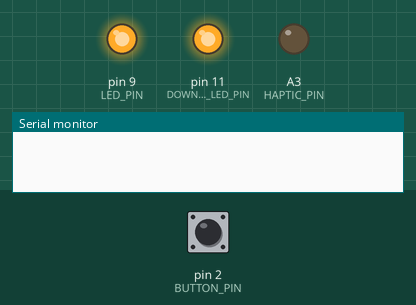
Recording of a sketch running on a simulated Arduino Uno, built with avr-gcc and run on an emulated ATmega328P. On the bench: output pins drawn as LEDs (lit = HIGH), the last lines printed to the serial monitor. Dashed ring = blinking. The test bench sets the inputs (shaded band); at power-on: pin 2 (BUTTON_PIN) LOW.

Above: at 1.2 s.
1.3 s: pin 2 (BUTTON_PIN) pulled HIGH for 0.15 s
At 1.9 s:
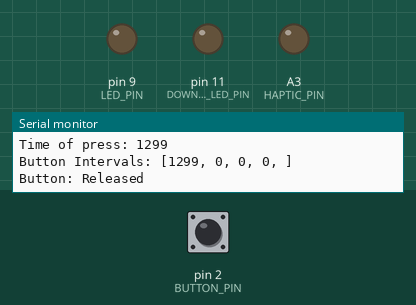
2.9 s: pin 2 (BUTTON_PIN) pulsed HIGH 5 times (0.12 s each, 0.3 s apart)
At 3.69 s:
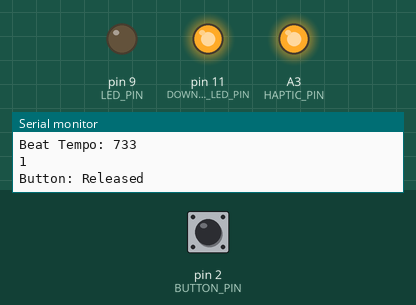
5.9 s: pin 2 (BUTTON_PIN) pulsed HIGH 2 times (0.12 s each, 0.3 s apart)
At 7.19 s:
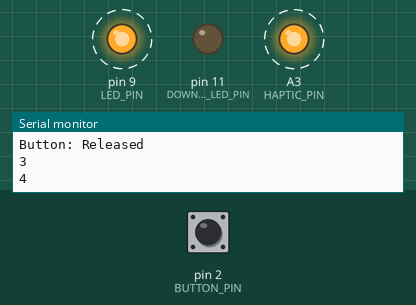
9.5 s: pin 2 (BUTTON_PIN) pulled HIGH for 1 s
Timing chart, 0 to 12.5 s (numbered marks = the images above; inputs shaded):
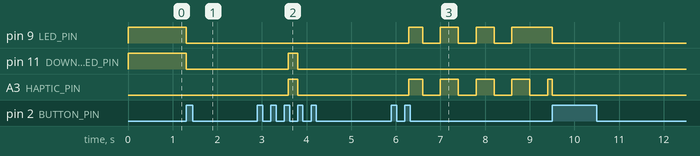

The sketch:

metronome.ino
```cpp
// PINS
const int HAPTIC_PIN = A3;
const int DOWNBEAT_LED_PIN = 11;
const int LED_PIN = 9;
const int BUTTON_PIN = 2;

unsigned long lastMillis;

bool initialized = true; // device just started

// Button State Management
int buttonPushCounter = 0;                  // counter for the number of button presses
int buttonState;                            // current state of the button
int lastButtonState = LOW;                  // previous state of the button
unsigned long lastButtonStateIntervals[4] = {0, 0, 0, 0};  // the time interval between each button press

/* Metronome State Management
   States:
   0 - off / deactivated
   1 - on / activated
*/
int metronomeState = 0;
int metronomeBeat = LOW;
unsigned long metronomeBeatTempo; // the average time between each beat
unsigned long previousMillis = 0;
int metronomeBeatCounter = 0;

void setup() {
  Serial.begin(9600);

  pinMode(DOWNBEAT_LED_PIN, OUTPUT);
  pinMode(LED_PIN, OUTPUT);
  pinMode(HAPTIC_PIN, OUTPUT);
  pinMode(BUTTON_PIN, INPUT);

  lastMillis = millis();
}

void loop() {
  unsigned long currentMillis = millis();
  int elapsed = millis() - lastMillis;

  buttonState = digitalRead(BUTTON_PIN);

  // compare the buttonState to its previous state
  if (buttonState != lastButtonState) {
    // once button is pushed, deviced is no longer in initial state
    if (initialized == true) {
      initialized = false;
    }
    if (buttonState == HIGH) {
      // if the current state is HIGH then the button went from off to on:

      // reset data and disable metronome if this is the first of 4 pushes
      if (buttonPushCounter == 0) {
        resetIntervals();
        metronomeBeatTempo = 0;
        metronomeState = false;
        metronomeBeat = LOW;

        digitalWrite(LED_PIN, metronomeBeat);
        digitalWrite(DOWNBEAT_LED_PIN, metronomeBeat);
        digitalWrite(HAPTIC_PIN, metronomeBeat);
      }

      // track button pushes
      buttonPushCounter++;

      // record the time that elapsed since the previous push
      lastButtonStateIntervals[buttonPushCounter - 1] = millis();

      Serial.println("Button: Pushed");
      Serial.print("Number of button pushes: ");
      Serial.println(buttonPushCounter);
      Serial.print("Time of press: ");
      Serial.println(millis());
      Serial.print("Button Intervals: [");
      for (byte i = 0; i < 4; i++) {
        Serial.print(lastButtonStateIntervals[i]);
        Serial.print(", ");
      }
      Serial.println("]");
    } else {
      // if the current state is LOW then the button went from on to off:
      Serial.println("Button: Released");
    }

    // Delay a little bit to avoid bouncing
    // TODO: replace with a millis check
    delay(25);
  }
  // save the current state as the last state, for next time through the loop
  lastButtonState = buttonState;

  if (initialized) {
    // set initial state behaviour if button has not been pushed since being powered on
    digitalWrite(LED_PIN, HIGH);
    digitalWrite(DOWNBEAT_LED_PIN, HIGH);
  } else {
    // turns on the LED every four button pushes by checking the modulo of the
    // button push counter. the modulo function gives you the remainder of the
    // division of two numbers:
    if (buttonPushCounter == 4) {
      // calculate and average intervals
        unsigned long intervalSum = 0;
        for (byte i = 1; i < 4; i++) {
          intervalSum += lastButtonStateIntervals[i] - lastButtonStateIntervals[i - 1];
        }
        // calculate the average tempo
        metronomeBeatTempo = intervalSum / 3;
        // initialize metronome
        metronomeState = true;

        Serial.print("Interval Sum: ");
        Serial.println(intervalSum);
        Serial.print("Beat Tempo: ");
        Serial.println(metronomeBeatTempo);

        // Reset counter
        buttonPushCounter = 0; // reset button counter

    } else {
      // digitalWrite(LED_PIN, LOW);
    }

    if (metronomeState == true) {

      if (currentMillis - previousMillis >= (metronomeBeatTempo / 2)) {
        // keep track of beat counts to denote the downbeat
        metronomeBeatCounter++;

        // save the last time you blinked the LED
        previousMillis = currentMillis;

        // if the LED is off turn it on and vice-versa:
        metronomeBeat = metronomeBeat == LOW ? HIGH : LOW;

        // set the LED with the ledState of the variable:
        if (metronomeBeatCounter == 1) {
          digitalWrite(DOWNBEAT_LED_PIN, metronomeBeat);
        } else {
          digitalWrite(LED_PIN, metronomeBeat);
        }
        digitalWrite(HAPTIC_PIN, metronomeBeat);

        Serial.println(metronomeBeatCounter);
          if (metronomeBeatCounter == 8) {
            metronomeBeatCounter = 0;
          }


      }
    }
  }

  lastMillis = millis();
}

void resetIntervals() {
  for (byte i = 0; i < 4; i++) {
    lastButtonStateIntervals[i] = 0;
  }
}
```

Measured:
- after the input at 1.3 s, pin 9 (LED_PIN), pin 11 (DOWNBEAT_LED_PIN): HIGH → LOW at once
- after the input at 2.9 s, pin 11 (DOWNBEAT_LED_PIN), A3 (HAPTIC_PIN): LOW → HIGH after 0.69 s, → LOW 0.21 s later
- after the input at 5.9 s, pin 9 (LED_PIN): alternates HIGH for 0.40 s and LOW for 0.40 s, 7 changes in all, then stays HIGH, starting after 0.39 s; A3 (HAPTIC_PIN): alternates HIGH for 0.40 s and LOW for 0.40 s, starting after 0.39 s
